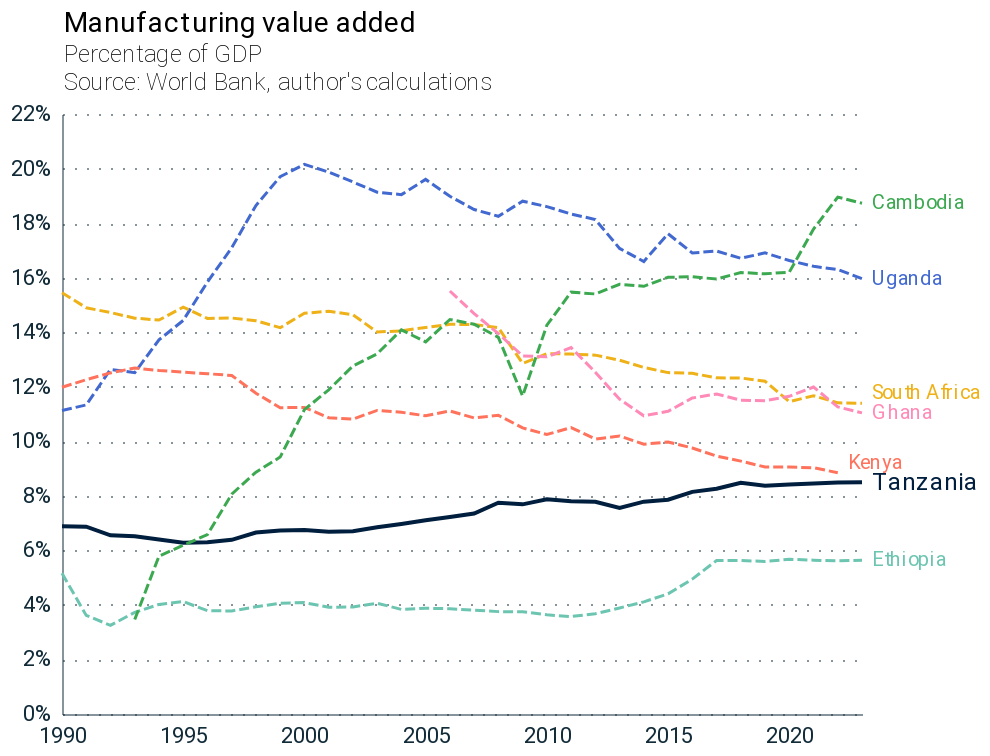

Notebook source saved alongside this figure:
### Code cell
df = pd.read_csv("data/tza.csv")
df = df.melt(id_vars=["Manufacturing VA/GDP"], var_name="date", value_name="value")
df.columns = ['country', 'date', 'value']
df = df.dropna()

# add a label to the final row for each country
df['label'] = np.where(df['date'] == df.groupby('country')['date'].transform('max'), df['country'], "")

base = alt.Chart(df).encode(
    x=alt.X('date:T', axis=alt.Axis(title='')),
    y=alt.Y('value:Q', axis=alt.Axis(title='', format='%')),
    color=alt.Color("country:N", scale={
    "domain": [ 'Tanzania',  'Uganda', 'South Africa', 'Kenya', 'Ethiopia',
       'Cambodia', 'Ghana'],
    "range": ["#001f3f", "#4269d0", "#efb118", "#ff725c", "#6cc5b0", "#3ca951", "#ff8ab7", "#a463f2", "#97bbf5", "#9c6b4e"]
}, legend=None)

)


line = base.mark_line().encode(
    strokeDash=alt.condition(alt.datum.country == "Tanzania", alt.value([0,0]), alt.value([5,2])),
    size=alt.condition(alt.datum.country == "Tanzania", alt.value(2), alt.value(1.5)),
)


dx = {
    "Tanzania": 0,
    "Uganda": 0,
    "South Africa": -5,
    "Kenya": -5,
    "Ethiopia": 0,
    "Cambodia": 0,
    "Ghana": 0,
}

labels = base.mark_text(
    align='left',
    dx=5,
    dy=alt.expr(f"{json.dumps(dx)}[datum.country]")
).encode(
    text=alt.Text('label:N'),
    size=alt.condition(alt.datum.country == "Tanzania", alt.value(12), alt.value(10)),
)


chart = (line + labels).properties(
    width="container",
    height=300,
    title=alt.TitleParams(
        text="Manufacturing value added",
        subtitle=["Percentage of GDP", "Source: World Bank, author's calculations"],
        anchor="start",
        dx=27,
        fontSize=14,
        subtitleFontSize=12,
        fontWeight="normal",
        subtitleFontWeight="lighter",
    
    )
)

chart.save("charts/tza.json")
chart

### Figure 1 — Vega-Lite specification as saved in the notebook (floating-point values rounded to 4 significant figures; data arrays with more than 128 entries replaced by an {"elided": "..."} marker saying what was removed)
{"config": {"font": "Roboto", "mark": {"line": {"interpolate": "linear"}}, "view": {"stroke": "transparent", "width": 400, "height": 300}, "range": {"category": ["#179fdb", "#e6224b", "#f4c245", "#122b39", "#eb5c2e", "#36b7b4"], "diverging": ["#E6224B", "#E54753", "#C9C9C9", "#179FDB", "#122B39"], "heatmap": ["#C9C9C9", "#179FDB", "#0063AF", "#122B39"], "ordinal": ["#00A767", "#36B7B4", "#179FDB", "#0063AF", "#243B5A"]}, "axisX": {"labelColor": "#122b39", "tickColor": "#122b39", "domainColor": "#122b39", "domainOpacity": 0.5, "gridOpacity": 0, "labelFont": "Roboto", "labelAngle": 0, "labelAlign": "center", "labelFontSize": 11, "labelPadding": 5, "tickCount": 10, "tickSize": 0, "title": ""}, "axisY": {"labelColor": "#122b39", "labelFont": "Roboto", "tickColor": "#122b39", "domainColor": "#122b39", "gridColor": "#122b39", "gridDash": [1, 5], "gridOpacity": 0.5, "labelPadding": 5, "labelFontSize": 11, "domainOpacity": 0.5, "tickSize": 0, "title": null, "titleAlign": "left", "titleAngle": 0, "titleBaseline": "bottom", "titleColor": "#122b39", "titleOpacity": 0.9, "titleX": 0, "titleY": -7}}, "layer": [{"mark": {"type": "line"}, "encoding": {"color": {"field": "country", "legend": null, "scale": {"domain": ["Tanzania", "Uganda", "South Africa", "Kenya", "Ethiopia", "Cambodia", "Ghana"], "range": ["#001f3f", "#4269d0", "#efb118", "#ff725c", "#6cc5b0", "#3ca951", "#ff8ab7", "#a463f2", "#97bbf5", "#9c6b4e"]}, "type": "nominal"}, "size": {"condition": {"test": "(datum.country === 'Tanzania')", "value": 2}, "value": 1.5}, "strokeDash": {"condition": {"test": "(datum.country === 'Tanzania')", "value": [0, 0]}, "value": [5, 2]}, "x": {"axis": {"title": ""}, "field": "date", "type": "temporal"}, "y": {"axis": {"format": "%", "title": ""}, "field": "value", "type": "quantitative"}}}, {"mark": {"type": "text", "align": "left", "dx": 5, "dy": {"expr": "{\"Tanzania\": 0, \"Uganda\": 0, \"South Africa\": -5, \"Kenya\": -5, \"Ethiopia\": 0, \"Cambodia\": 0, \"Ghana\": 0}[datum.country]"}}, "encoding": {"color": {"field": "country", "legend": null, "scale": {"domain": ["Tanzania", "Uganda", "South Africa", "Kenya", "Ethiopia", "Cambodia", "Ghana"], "range": ["#001f3f", "#4269d0", "#efb118", "#ff725c", "#6cc5b0", "#3ca951", "#ff8ab7", "#a463f2", "#97bbf5", "#9c6b4e"]}, "type": "nominal"}, "size": {"condition": {"test": "(datum.country === 'Tanzania')", "value": 12}, "value": 10}, "text": {"field": "label", "type": "nominal"}, "x": {"axis": {"title": ""}, "field": "date", "type": "temporal"}, "y": {"axis": {"format": "%", "title": ""}, "field": "value", "type": "quantitative"}}}], "data": {"name": "data-42a371d69798fd3ea951220ced24578d"}, "height": 300, "title": {"text": "Manufacturing value added", "anchor": "start", "dx": 27, "fontSize": 14, "fontWeight": "normal", "subtitle": ["Percentage of GDP", "Source: World Bank, author's calculations"], "subtitleFontSize": 12, "subtitleFontWeight": "lighter"}, "width": "container", "$schema": "https://vega.github.io/schema/vega-lite/v5.8.0.json", "datasets": {"data-42a371d69798fd3ea951220ced24578d": {"elided": "218 records"}}}
